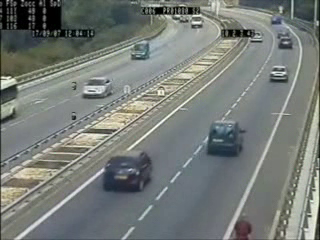
#> input picture frame 75 of M6/mini projects/car_detection/videos/video.avi, 320 x 240 px
$ python car_detection.py
#> lines starting #> are read from the running program, lines starting #| are printed output that depends on the picture; after the words box and inside, x2 and y2 are one past the last pixel; in counts of white or black regions, pixels touching at a corner belong together
#> further down, frame is the input picture: shape (240, 320, 3); mean B, G, R 120, 123.9, 118.8
'''
Create a classifier to detect cars in an image
If at least one car was detected write Car Detected (in Green) on top of the image, otherwise write No car detected (in Red)
Save the image to disk
Show the image result inside the notebook
Make it work with a video
Put a bounding box around the cars detected
Get a higher resolution video and extract the car plates and save them to disk
'''
import cv2

def detect_cars(image, classifier):
    # Convert the image to grayscale
    img_gray = cv2.cvtColor(image, cv2.COLOR_BGR2GRAY)

    # Using the classifiers detect all cars on the image
    cars = classifier.detectMultiScale(img_gray, minNeighbors = 4, minSize = (20, 20))
#> cars = [[257, 55, 40, 40], [74, 74, 36, 36], [115, 29, 44, 44], [95, 151, 58, 58]]

    # Draw a rectangle on each car that has been detected
    for (x,y,w,h) in cars:
        cv2.rectangle(image, (x,y), (x+w, y+h), (0,255,0), 2)
#> this loop made 4 passes
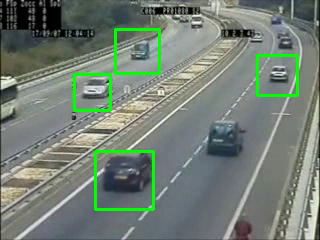
#> image: shape (240, 320, 3); 2.76% of pixels changed, all inside (x1, y1, x2, y2) = (73, 28, 299, 211)
        #cv2.putText(image, f"{w * h}", (x,y), cv2.FONT_HERSHEY_SIMPLEX, 1, (0,0,255), 1)

    return image

if __name__ == "__main__":
    cap = cv2.VideoCapture('videos/video.avi')

    # [6 lines of commented-out code are left out]

    cv2.namedWindow('preview')
    cv2.moveWindow("preview", 2000, 100)

    car_classifier = cv2.CascadeClassifier('haarcascade_car.xml')

    while cap.isOpened():
        rval, frame = cap.read()
        frame_f = detect_cars(frame, car_classifier)
        cv2.imshow("preview", frame_f)
        #out.write(frame_f)
        key = cv2.waitKey(20)
#> (key Esc is pressed here)
        if key == 27:  # exit on ESC
            break

    cap.release()
    #out.release()
    cv2.destroyWindow("preview")

$ run again, starting later in the video
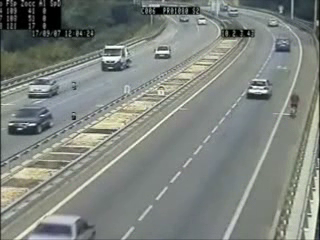
#> input picture frame 337 of M6/mini projects/car_detection/videos/video.avi, 320 x 240 px
#> frame is the input picture: shape (240, 320, 3); mean B, G, R 126.3, 131.7, 126
#> in detect_cars, `img_gray = cv2.cvtColor(image, cv2.COLOR_BGR2GRAY)`:
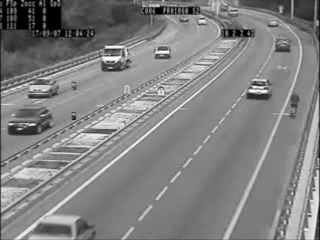
#> img_gray: shape (240, 320); min 0, max 254, mean 129.4
#> cars = [[239, 72, 40, 40], [84, 32, 55, 55]]
#> the loop in detect_cars, `for (x,y,w,h) in cars:` made 2 passes
#> after the loop in detect_cars, `for (x,y,w,h) in cars:`:
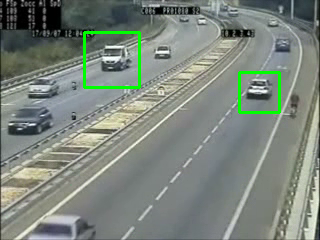
#> image: shape (240, 320, 3); 1.47% of pixels changed, all inside (x1, y1, x2, y2) = (83, 31, 281, 114)

$ run again, starting later in the video
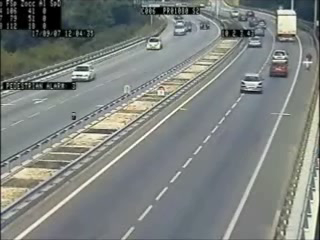
#> input picture frame 600 of M6/mini projects/car_detection/videos/video.avi, 320 x 240 px
#> frame is the input picture: shape (240, 320, 3); mean B, G, R 126.6, 129.8, 124.9
#> in detect_cars, `img_gray = cv2.cvtColor(image, cv2.COLOR_BGR2GRAY)`:
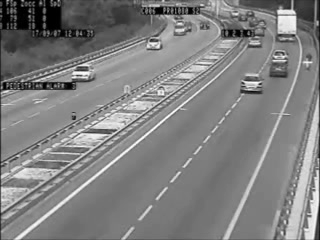
#> img_gray: shape (240, 320); min 0, max 254, mean 127.9
#> cars = [[243, 32, 23, 23], [27, 47, 61, 61]]
#> the loop in detect_cars, `for (x,y,w,h) in cars:` made 2 passes
#> after the loop in detect_cars, `for (x,y,w,h) in cars:`:
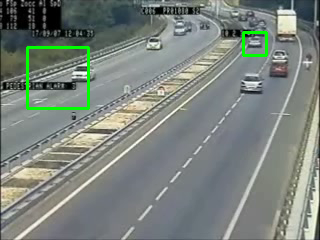
#> image: shape (240, 320, 3); 1.3% of pixels changed, all inside (x1, y1, x2, y2) = (26, 31, 268, 110)
